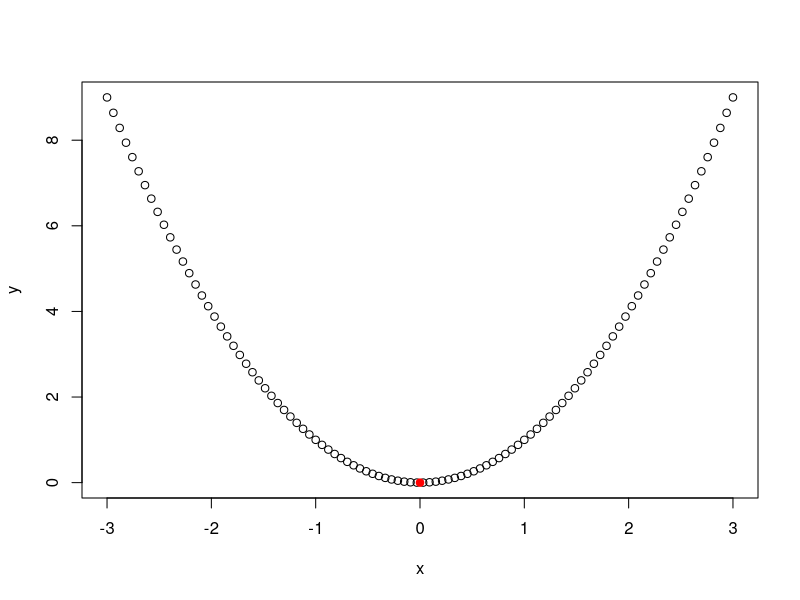

Recreate this plot in R. (Note: this script raises an error after producing the figure.)
#http://www.r-bloggers.com/linear-regression-by-gradient-descent/
##
## Liniowa regresja na bazie najszybszego spadku
## na podstawie
## https://www.coursera.org/learn/machine-learning/lecture/kCvQc/gradient-descent-for-linear-regression
## http://cs229.stanford.edu/notes/cs229-notes1.pdf
## http://machinelearningmastery.com/convex-optimization-in-r/


################################################################################
# SPADEK GRADIENTU - w 1D pochodnej - dla funkcji 1D

funkcja <- function(x) {                     # zdefiniuj funkcję 1D z optimum w punkcie (0,0)
  x^2
}

pochodna <- function(x) {                    # określ pochodną funkcji 1D
  2*x
}

# metoda spadku gradientu w 1D
spadek_gradientu <- function(func, pochodna, start, alfa=0.05, tol=1e-8) {
  pt1 <- start                               # start
  grdnt <- pochodna(pt1)                     # pochodna funkcji 
  pt2 <- pt1 - alfa*grdnt                    # odejmujemy pochodną razy alfa od wejściowego parametru
  while (abs(func(pt1)-func(pt2)) > tol) {   # przy minimum małe wartości pochodnej, jeśli mniejsze od tol przerwij pętle
    pt1 <- pt2                               # w przypadku spadku funkcji dodajemy do x
    grdnt <- pochodna(pt1)                   # w przypadku wzrostu funkcji odejmujemy do x
    pt2 <- pt1 - alfa*grdnt                  # aby "stoczyć się" do minimum
    print(func(pt2))                         # wypisuj postęp schodzenia do minimum
  }                                          
  pt2                                        # zwróć ostatni punkt optymalizacji
}

result <- spadek_gradientu(                  # znajdź minimum używając funkcji spadku gradientu
  funkcja,                                   # funkcja do optymalizacji
  pochodna,                                  # gradient funkcji 
  c(runif(1,-3,3)),                          # punkt startu
  0.05,                                      # krok optymalizacji
  1e-8)                                      # dopuszczalny błąd

# wyswietl rezultat optymalizacji
print(result)                                # współrzędne minimum
print(funkcja(result))                       # wartość funkcji w minimum
x <- seq(-3, 3, length.out=100)
y <- sapply(x, funkcja)                      # inaczej y <- funkcja(x)
plot(x, y, xlab="x",ylab="y")                # wyswietl funkcję 1D na wykresie
# wskaż czerwonym punktem znalezione optimum
points(result, funkcja(result), col="red", pch=19)
Sys.sleep(2)                                 #pauza na 2 sekundy


################################################################################
# SPADEK GRADIENTU dla funkcji 2D

funkcja <- function(x) {                     # zdefiniuj funkcję 2D z optimum w punkcie (0,0)
  x[1]^2 + x[2]^2
}

gradient <- function(x) {                    # określ pochodną funkcji 2D
  c(2*x[1], 2*x[2])
}

# metoda spadku gradientu w 2D
spadek_gradientu <- function(func, gradient, start, alfa=0.05, tol=1e-8) {
  pt1 <- start                               # start
  grdnt <- gradient(pt1)                     # gradient funkcji po przecieciu wzdłuż x i y
  pt2 <- c(pt1[1] - alfa*grdnt[1], pt1[2] - alfa*grdnt[2])
  while (abs(func(pt1)-func(pt2)) > tol) {   # przy minimum małe wartości gradientu, jeśli mniejsze od tol przerwij pętle
    pt1 <- pt2                               # w przypadku spadku funkcji przecięcia (część gradientu) dodajemy do odpowiedniego wymiaru
    grdnt <- gradient(pt1)                   # w przypadku wzrostu funkcji przecięcia odejmujemy od odpowiedniego wymiaru
    pt2 <- c(pt1[1] - alfa*grdnt[1], pt1[2] - alfa*grdnt[2])
    print(func(pt2))                         # wypisuj postęp schodzenia do minimum
  }
  pt2                                        # zwróć ostatni punkt optymalizacji
}

result <- spadek_gradientu(                  # znajdź minimum używając funkcji spadku gradientu
  funkcja,                                   # funkcja do optymalizacji
  gradient,                                  # gradient funkcji 
  c(runif(1,-3,3), runif(1,-3,3)),           # punkt startu
  0.05,                                      # krok optymalizacji
  1e-8)                                      # dopuszczalny błąd

# wyswietl rezultat optymalizacji
print(result)                                # współrzędne minimum
print(funkcja(result))                       # wartość funkcji w minimum
x <- seq(-3, 3, length.out=100)
y <- seq(-3, 3, length.out=100)
z <- funkcja(expand.grid(x, y))              # wyswietl funkcję 2D jako rysunek konturów
contour(x, y, matrix(z, length(x)), xlab="x",ylab="y")
# wskaż czerwonym punktem znalezione optimum
points(result[1], result[2], col="red", pch=19)
# obrysuj ten punkt kwadratem dla lepszego rozeznania
rect(result[1]-0.2, result[2]-0.2, result[1]+0.2, result[2]+0.2, lwd=2)
Sys.sleep(2)                                 #pauza na 2 sekundy



################################################################################
# REGRESJA LINIOWA
# wygeneruj losowe dane, gdzie y jest funkcją losową x też losowego (inne rozkłady)
x <- runif(1000, -5, 5)
y <- x + rnorm(1000) + 3

res <- lm( y ~ x )                           # wygeneruj model regresji liniowej

# rysunek danych i modelu
plot(x,y, col=rgb(0.2,0.4,0.6,0.4), main='Regresja liniowa')
abline(res, col='blue')
Sys.sleep(2)                                 #pauza na 2 sekundy

################################################################################
# Funkcja kosztów - suma kwadratów błędów między y, a krzywą regresji: y - (Ax+B)
cost <- function(X, y, theta) {
  sum( (X %*% theta - y)^2 ) / (2*length(y))
}

alfa <- 0.01                                 # współczynnik uczenia alfa
num_iters <- 1000                            # liczba iteracji
cost_history <- double(num_iters)            # historia
theta_history <- list(num_iters)
theta <- matrix(c(0,0), nrow=2)              # inicjalizuj współczynniki
X <- cbind(1, matrix(x))                     # dodaj jedynki dla B z Ax+B wzoru prostej

for (i in 1:num_iters) {                     # spadek gradientu dla sumy kwadratów różnic po osi y
  error <- (X %*% theta - y)                 # między punktami (x,y) a linią regresji A*X+B 
  delta <- t(X) %*% error / length(y)        # gdzie Theta to wektor [B,A]
  theta <- theta - alfa * delta              # zwiększamy lub zmniejszamy theta 
  cost_history[i] <- cost(X, y, theta)       # w zależności od wartości gradientu w delta  
  theta_history[[i]] <- theta                # notujemy historię kosztów i theta
}

# rysunek danych i próby optymalizacji 
plot(x,y, col=rgb(0.2,0.4,0.6,0.4), main='Regresja liniowa przez spadek gradientu')
for (i in c(1,3,6,10,14,seq(20,num_iters,by=10))) {
  abline(coef=theta_history[[i]], col=rgb(0.8,0,0,0.3))
}
abline(coef=theta, col="blue")
Sys.sleep(2)                                 #pauza na 2 sekundy

cost_history[seq(1,num_iters, by=100)]       # wykres kosztu funkcji w czasie
plot(cost_history, type='l', col='blue', lwd=2, main='Funkcja kosztu', ylab='koszt', xlab='Iteracja')
Sys.sleep(2)                                 #pauza na 2 sekundy


